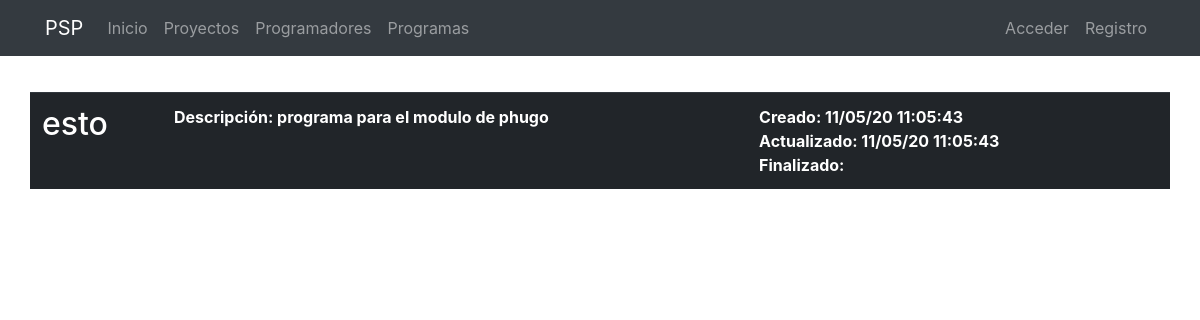
The app's page /programs/2/esto/ with its own data.
### programs/models.py (models this page shows, shortened)
class Program(models.Model):
    name = models.CharField(verbose_name="Nombre", max_length=200)
    description = models.TextField(verbose_name="Descripción")
    module_id = models.ForeignKey("modules.Module", verbose_name="proyecto", on_delete=models.CASCADE)
    planned = models.IntegerField(verbose_name="Tiempo planeado", null=True, blank=True)
    created = models.DateTimeField(auto_now_add=True, verbose_name="Fecha de creación")
    updated = models.DateTimeField(auto_now=True, verbose_name="Fecha de edición")
    finished = models.DateTimeField(verbose_name="Fecha de finalización", null=True, blank=True)
    class Meta:
        verbose_name = "Programa"
        verbose_name_plural = "Programas"
        ordering = ['name', 'created']

### programs/views.py (the view)
# urls.py: path('<int:pk>/<slug:slug>/', ProgramDetailView.as_view(), name='program_detail'),
class ProgramDetailView(DetailView):
    model = Program

### programs/templates/programs/program_detail.html (shortened to what this page needs)
{% extends 'core/base.html' %}
{% load static %}
{% block content %}
<main role="main">
  <div class="container">
    <div class="row mt-3">
      <table class="table table-striped">
        <tbody class="thead-dark">
          <tr>
            <th scope="col"><h2 class="section-heading mb-4">{{object.name}}</h2></th>
            <th>Descripción: {{object.description}}</th>
            <th>
              Creado: {{object.created|date:"d/m/y h:m:s"}}<br>
              Actualizado: {{object.updated|date:"d/m/y h:m:s"}}<br>
              Finalizado: {{object.finished|date:"d/m/y h:m:s"}}
            </th>
            <th>
            </th>
          </tr>
        </tbody>
      </table>
    </div>
  </div>
</main>
{% endblock %}

### core/static/core/css/main.css (style rules this page uses)
main { padding-top: 20px; }
:root { --jumbotron-padding-y: 3rem; }

### records on screen
Program: name "esto", description "programa para el modulo de phugo", created "11/05/20 11:05:43", updated "11/05/20 11:05:43"
